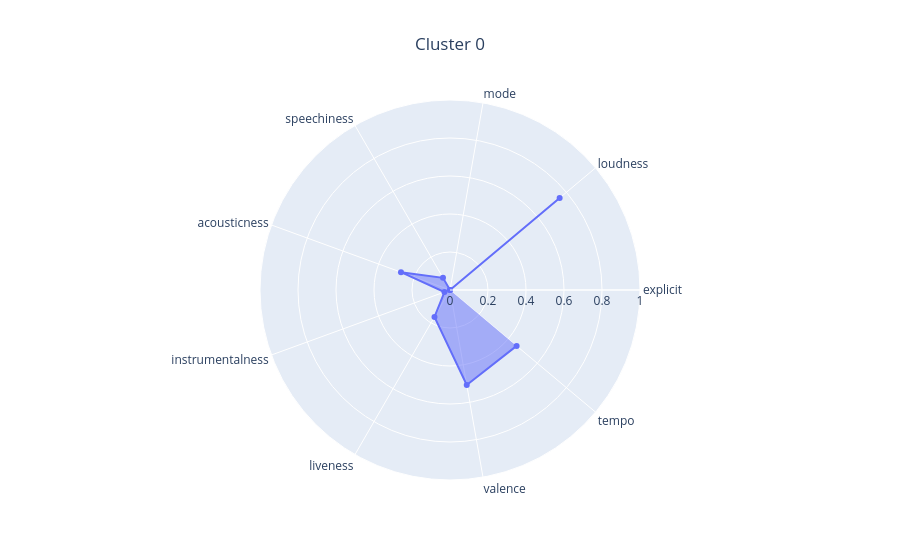

Notebook source saved alongside this figure:
### Markdown cell above
**Zadanie 5 (1.5 punktu)**

Wytrenuj DBSCAN z promieniem epsilon wyznaczonym z wykresu i min_samples równym 2 razy liczbie cech. W razie potrzeby zmniejsz lub zwiększ epsilon, aby uzyskać wyniki, które wydają się sensowne (liczba klastrów, procent szumu, CH-index).

Dokonaj analizy wyjściowych klastrów. Czy finalna ich liczba oraz procent szumu są sensowne? Czy klastry są lepiej widoczne, lub lepiej interpretowalne, niż w przypadku k-means?

### Code cell
from sklearn.cluster import DBSCAN

eps_value = 1.8
min_samples_value = 2 * X.shape[1]  # 18

clustering_dbscan = DBSCAN(eps=eps_value, min_samples=min_samples_value, n_jobs=-1)
clustering_dbscan.fit(X)

dbscan_analyzer = DBSCANAnalyzer(df_songs_info, clustering_visualizer)
dbscan_analyzer.analyze_clustering(X, clustering_dbscan)

### Figure 1 — Plotly figure (JSON) as saved in the notebook; plotly's stock layout.template omitted (floating-point values rounded to 4 significant figures)
{"data": [{"fill": "toself", "r": [0.0, 0.7534, 0.0, 0.07382, 0.2746, 0.03116, 0.1634, 0.5074, 0.4576], "theta": ["explicit", "loudness", "mode", "speechiness", "acousticness", "instrumentalness", "liveness", "valence", "tempo"], "type": "scatterpolar"}], "layout": {"polar": {"radialaxis": {"range": [0, 1]}}, "title": {"text": "Cluster 0", "x": 0.5}}}
